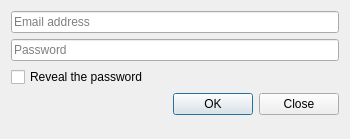
<?xml version="1.0" encoding="UTF-8"?>
<ui version="4.0">
 <class>UpdateAccountDialog</class>
 <widget class="QDialog" name="UpdateAccountDialog">
  <property name="geometry">
   <rect>
    <x>0</x>
    <y>0</y>
    <width>350</width>
    <height>139</height>
   </rect>
  </property>
  <property name="minimumSize">
   <size>
    <width>350</width>
    <height>0</height>
   </size>
  </property>
  <property name="windowTitle">
   <string>Dialog</string>
  </property>
  <layout class="QFormLayout" name="formLayout">
   <item row="3" column="0" colspan="2">
    <widget class="QDialogButtonBox" name="buttonBox">
     <property name="orientation">
      <enum>Qt::Horizontal</enum>
     </property>
     <property name="standardButtons">
      <set>QDialogButtonBox::Close|QDialogButtonBox::Ok</set>
     </property>
    </widget>
   </item>
   <item row="2" column="0" colspan="2">
    <widget class="QCheckBox" name="checkBoxRevealPassword">
     <property name="text">
      <string>Reveal the password</string>
     </property>
    </widget>
   </item>
   <item row="1" column="0" colspan="2">
    <widget class="QLineEdit" name="lineEditPassword">
     <property name="placeholderText">
      <string>Password</string>
     </property>
    </widget>
   </item>
   <item row="0" column="0" colspan="2">
    <widget class="QLineEdit" name="lineEditEmail">
     <property name="inputMethodHints">
      <set>Qt::ImhEmailCharactersOnly</set>
     </property>
     <property name="placeholderText">
      <string>Email address</string>
     </property>
    </widget>
   </item>
  </layout>
 </widget>
 <resources/>
 <connections>
  <connection>
   <sender>buttonBox</sender>
   <signal>accepted()</signal>
   <receiver>UpdateAccountDialog</receiver>
   <slot>accept()</slot>
   <hints>
    <hint type="sourcelabel">
     <x>248</x>
     <y>254</y>
    </hint>
    <hint type="destinationlabel">
     <x>157</x>
     <y>274</y>
    </hint>
   </hints>
  </connection>
  <connection>
   <sender>buttonBox</sender>
   <signal>rejected()</signal>
   <receiver>UpdateAccountDialog</receiver>
   <slot>reject()</slot>
   <hints>
    <hint type="sourcelabel">
     <x>316</x>
     <y>260</y>
    </hint>
    <hint type="destinationlabel">
     <x>286</x>
     <y>274</y>
    </hint>
   </hints>
  </connection>
 </connections>
</ui>
